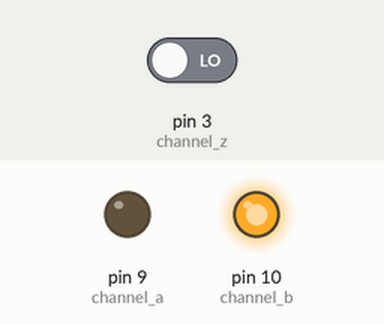
Bench run of a sketch on a simulated Arduino Uno, built with avr-gcc and run on an emulated ATmega328P. Parts: output pins drawn as LEDs (lit = HIGH). The inputs (shaded band) are chosen by the test bench; at power-on: pin 3 (channel_z) LOW.

Above: at 0.05 s.
At 8.68 s:
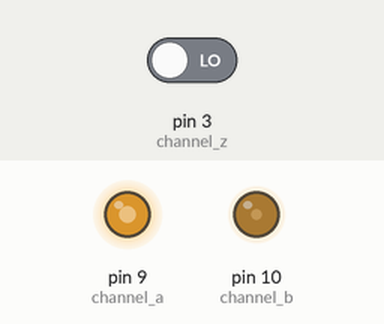
At 17.32 s:
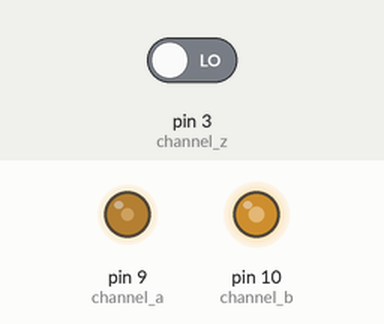
At 39.93 s:
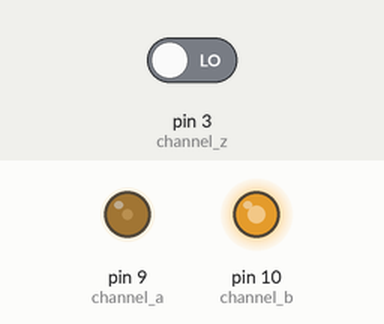
Timing chart, 0 to 40.0 s (numbered marks = the images above):
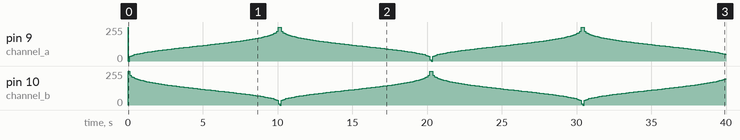

Measured:
- by itself, pin 10 (channel_b): 255/255 → 222/255 at 0.11 s, → 213/255 0.10 s later, → 207/255 0.10 s later, → 202/255 0.10 s later, … (397 changes in this stretch)

The sketch:

dimmer_pwm.ino
```cpp
#define MAINS_PERIOD 16667 //number of half-microseconds in a half-period of the mains waveform

const unsigned char channel_a = 9; // Output to Opto Triac pin, channel a
const unsigned char channel_b = 10; // Output to Opto Triac pin, channel b
const unsigned char channel_z = 3; // Output to Opto Triac pin, channel b


const float in[] =
{ -0.            ,   9.25295293e-08,   2.52559560e-05,   9.66419104e-04,
   6.17766236e-03,   1.89552895e-02,   4.10991260e-02,   7.40639247e-02,
   1.15521833e-01,   1.64535545e-01,   2.20903015e-01,   2.80866796e-01,
   3.43594021e-01,   4.10268098e-01,   4.77649597e-01,   5.43711948e-01,
   6.07640486e-01,   6.68898386e-01,   7.26232887e-01,   7.78168688e-01,
   8.24150458e-01,   8.64133390e-01,   8.98217770e-01,   9.26632476e-01,
   9.49644260e-01,   9.67583008e-01,   9.80871218e-01,   9.90041286e-01,
   9.95740338e-01,   9.98723761e-01,   9.99838777e-01,   1.00000000e+00};
const float out[] =
{ 0.        ,  0.03225806,  0.06451613,  0.09677419,  0.12903226,
  0.16129032,  0.19354839,  0.22580645,  0.25806452,  0.29032258,
  0.32258065,  0.35483871,  0.38709677,  0.41935484,  0.4516129 ,
  0.48387097,  0.51612903,  0.5483871 ,  0.58064516,  0.61290323,
  0.64516129,  0.67741935,  0.70967742,  0.74193548,  0.77419355,
  0.80645161,  0.83870968,  0.87096774,  0.90322581,  0.93548387,
  0.96774194,  1.        };


float multiMap(float val, const float* _in, const float* _out, uint8_t size){
	// take care the value is within range
	// val = constrain(val, _in[0], _in[size-1]);
	if (val <= _in[0]) return _out[0];
	if (val >= _in[size-1]) return _out[size-1];

	// search right interval
	uint8_t pos = 1;  // _in[0] allready tested
	while(val > _in[pos]) pos++;

	// this will handle all exact "points" in the _in array
	if (val == _in[pos]) return _out[pos];

	// interpolate in the right segment for the rest
	return (val - _in[pos-1]) * (_out[pos] - _out[pos-1]) / (_in[pos] - _in[pos-1]) + _out[pos-1];
}


void set_ch_a(float x){
	float y = multiMap(x, in, out, sizeof(in) / sizeof(float));
	OCR1A = (unsigned int)((1-y) * MAINS_PERIOD);
}
void set_ch_b(float x){
	float y = multiMap(x, in, out, sizeof(in) / sizeof(float));
	OCR1B = (unsigned int)((1-y) * MAINS_PERIOD);
}
float get_ch_a(){
	float y = constrain(1 - (1.0 * OCR1A / MAINS_PERIOD), 0, 1);
	float x = multiMap(y, out, in, sizeof(in) / sizeof(float));
	return x;
}
float get_ch_b(){
	float y = constrain(1 - (1.0 * OCR1B / MAINS_PERIOD), 0, 1);
	float x = multiMap(y, out, in, sizeof(in) / sizeof(float));
	return x;
}


void zero_cross() {
	TCNT1 = 0;
}
void setup() {

	pinMode(channel_z, INPUT);
	pinMode(channel_a, OUTPUT);
	pinMode(channel_b, OUTPUT);

	TCCR1A = _BV(COM1A0) | _BV(COM1A1) | _BV(COM1B0) | _BV(COM1B1) | _BV(WGM11);
	//set inverted PWM output for pins 9 and 10
	TCCR1B = _BV(CS11) | _BV(WGM13) | _BV(WGM12);
	//set prescaler to x8 - OCR1A and OCR1B are in half-microseconds; set fast PWM with ICR1 as reset value
	ICR1 = MAINS_PERIOD - 30; //reset just before next phase


	attachInterrupt(1, zero_cross, RISING);
}

void loop() {
	for(float x = 0; x < 1; x += 0.01){
		set_ch_a(x);
		set_ch_b(1-x);
		delay(100);
	}
	for(float x = 0; x < 1; x += 0.01){
		set_ch_a(1-x);
		set_ch_b(x);
		delay(100);
	}
}
```
